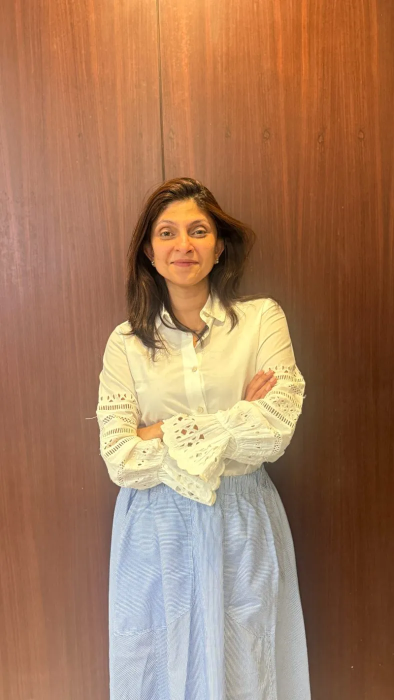
#> input picture ifm_website_oct26/assets/site/founder-photo.webp, 788 x 1400 px, given in place of clip-01.mp4, which was not available (shown at 1/2 size)
$ python mouthsig.py
#> lines starting #> are read from the running program, lines starting #| are printed output that depends on the picture; pictures that were not available may be replaced by others from this repository, and a replacement may not be noted
import cv2, numpy as np, wave, json
casc=cv2.CascadeClassifier(cv2.data.haarcascades+'haarcascade_frontalface_default.xml')
def openness(clip):
#> called with clip = '01'
    cap=cv2.VideoCapture(f'clip-{clip}.mp4'); vals=[]; last=None
    while True:
        ok,im=cap.read()
#> im is the input picture: shape (1400, 788, 3); mean B, G, R 92.5, 122.5, 164.6
        if not ok: break
        g=cv2.cvtColor(im,cv2.COLOR_BGR2GRAY)
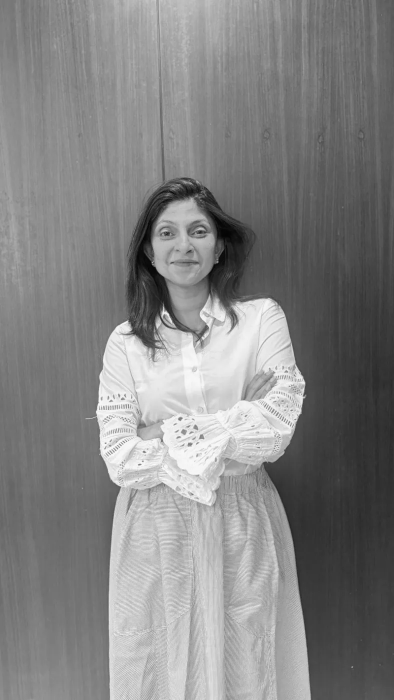
#> g: shape (1400, 788) (shown at 1/2 size); min 2, max 254, mean 131.6
        fs=casc.detectMultiScale(g,1.15,5,minSize=(90,90))
#> fs = [[285, 402, 163, 163]]
        box=max(fs,key=lambda f:f[2]*f[3]) if len(fs) else last
#> box = [285, 402, 163, 163]
        if box is None: vals.append(np.nan); continue
        last=box; x,y,w,h=box
#> after `last = box`: last = [285, 402, 163, 163]
#> after `x, y, w, h = box`: x = 285; y = 402; w = 163; h = 163
        y0=y+int(h*0.60); y1=y+int(h*0.98); x0=x+int(w*0.24); x1=x+int(w*0.76)
#> after `y0 = y + int(h * 0.6)`: y0 = 499
#> after `y1 = y + int(h * 0.98)`: y1 = 561
#> after `x0 = x + int(w * 0.24)`: x0 = 324
#> after `x1 = x + int(w * 0.76)`: x1 = 408
        roi=g[max(0,y0):y1, max(0,x0):x1]
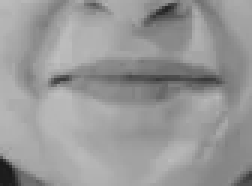
#> roi: shape (62, 84) (shown 3 times larger); min 25, max 191, mean 151.9
        if roi.size<50: vals.append(np.nan); continue
        roi=cv2.resize(roi,(60,40)).astype(np.float32)
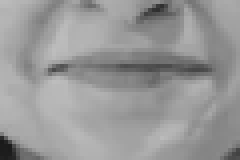
#> roi: shape (40, 60) float32 (shown 4 times larger); min 26, max 189, mean 151.8
        # mouth interior = dark pixels relative to the surrounding skin
        thr=np.percentile(roi,25)
#> thr = 139
        vals.append(float((roi<thr*0.92).mean()))
    a=np.array(vals,dtype=np.float32)
    idx=np.arange(len(a)); m=~np.isnan(a)
    return np.interp(idx,idx[m],a[m]) if m.any() else np.zeros(len(a))

def vocenv(clip,n,fps=24.0):
    w=wave.open(f'clip-{clip}-16k.wav'); sr=w.getframerate()
    a=np.frombuffer(w.readframes(w.getnframes()),dtype=np.int16).astype(np.float32)/32768.
    win=int(sr*0.06); out=[]
    F=np.fft.rfftfreq(win,1/sr); band=(F>=300)&(F<=3400)
    for i in range(n):
        c=int(i/fps*sr); s=a[max(0,c-win//2):max(0,c-win//2)+win]
        if len(s)<win: s=np.pad(s,(0,win-len(s)))
        out.append(np.abs(np.fft.rfft(s*np.hanning(win)))[band].mean())
    return np.array(out,dtype=np.float32)

def z(x):
    x=x-x.mean(); s=x.std(); return x/s if s>1e-9 else x
print(f"{'clip':8}{'lag(s)':>9}{'peak r':>9}{'r@0':>8}   sharpness")
res={}
for c in ['01','02','03','04','05','06','07','08','09','10']:
    mo=openness(c); n=len(mo); au=vocenv(c,n)
    m,a=z(mo),z(au)
    lags=np.arange(-24,25)   # +/- 1.0s at 24fps
    cc=[np.corrcoef(m[max(0,l):n+min(0,l)], a[max(0,-l):n+min(0,-l)])[0,1] for l in lags]
    cc=np.array(cc); k=int(np.argmax(cc))
    lag=lags[k]/24.0
    res[c]=dict(lag=round(float(lag),3),r=round(float(cc[k]),3))
    print(f"clip-{c} {lag:+9.3f}{cc[k]:9.3f}{cc[24]:8.3f}   {'SHARP' if cc[k]-np.median(cc)>0.15 else 'weak'}")
json.dump(res,open('lipoffsets.json','w'),indent=1)
